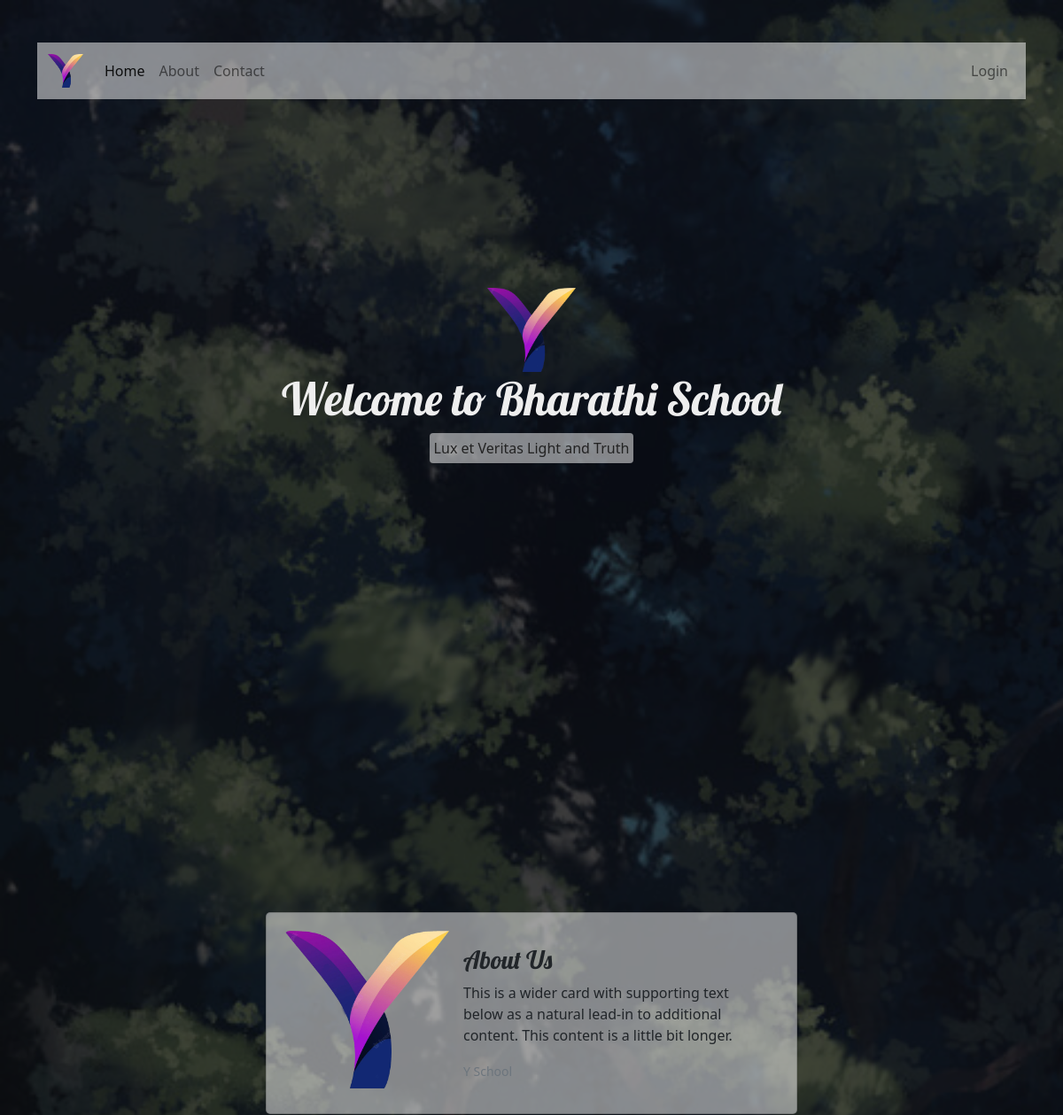
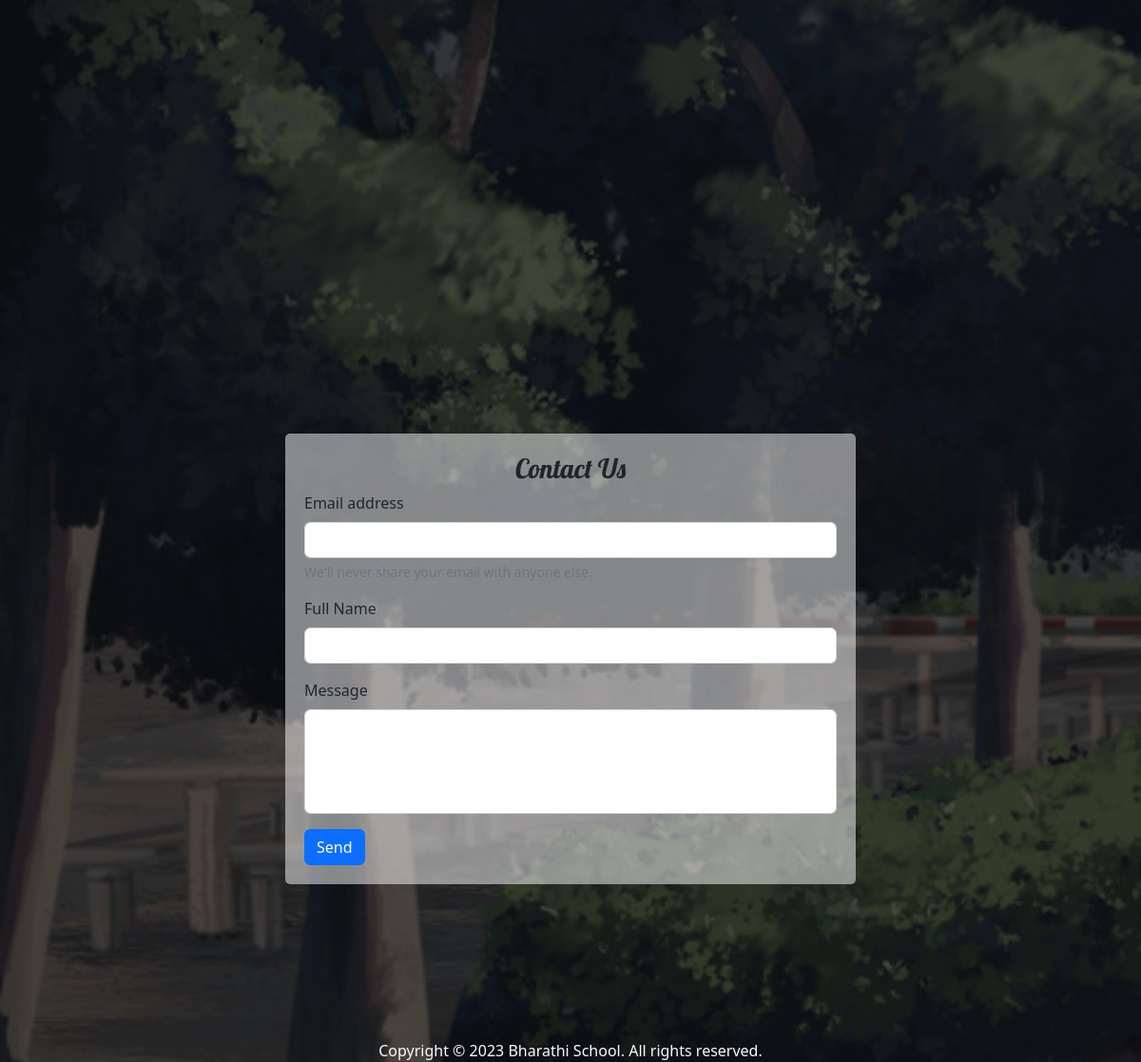
The page / on the database its author committed (2 pictures, top to bottom).
### tables this page shows
CREATE TABLE `setting` (
  `id` int(11) NOT NULL,
  `current_year` int(11) NOT NULL,
  `current_semester` varchar(11) NOT NULL,
  `school_name` varchar(100) NOT NULL,
  `slogan` varchar(300) NOT NULL,
  `about` text NOT NULL
);

### data/setting.php (called while the page is built)
<?php
function getSetting($conn){
   $sql = "SELECT * FROM setting";
   $stmt = $conn->prepare($sql);
   $stmt->execute();
   if ($stmt->rowCount() == 1) {
     $settings = $stmt->fetch();
     return $settings;
   }else {
    return 0;
   }
}

### index.php (the view, shortened to what this page needs)
<?php
include "DB_connection.php";
include "data/setting.php";
$setting = getSetting($conn);
if ($setting != 0) {
 ?>
<!DOCTYPE html>
<html lang="en">
<head>
	<link rel="stylesheet" href="https://cdn.jsdelivr.net/npm/bootstrap@5.2.0/dist/css/bootstrap.min.css">
	<link rel="stylesheet" href="css/style.css">
</head>
<body class="body-home">
    <div class="black-fill"><br /> <br />
    	<div class="container">
    	<nav class="navbar navbar-expand-lg bg-light"
    	     id="homeNav">
		  <div class="container-fluid">
		    <a class="navbar-brand" href="#">
		    	<img src="logo.png" width="40">
		    </a>
		    <div class="collapse navbar-collapse" id="navbarSupportedContent">
		      <ul class="navbar-nav me-auto mb-2 mb-lg-0">
		        <li class="nav-item">
		          <a class="nav-link active" aria-current="page" href="#">Home</a>
		        </li>
		        <li class="nav-item">
		          <a class="nav-link" href="#about">About</a>
		        </li>
		        <li class="nav-item">
		          <a class="nav-link" href="#contact">Contact</a>
		        </li>
		      </ul>
		      <ul class="navbar-nav me-right mb-2 mb-lg-0">
		      	<li class="nav-item">
		          <a class="nav-link" href="login.php">Login</a>
		        </li>
		      </ul>
		  </div>
		    </div>
		</nav>
        <section class="welcome-text d-flex justify-content-center align-items-center flex-column">
        	<img src="logo.png" >
        	<h4>Welcome to <?=$setting['school_name']?></h4>
        	<p><?=$setting['slogan']?></p>
        </section>
        <section id="about"
                 class="d-flex justify-content-center align-items-center flex-column">
        	<div class="card mb-3 card-1">
			  <div class="row g-0">
			    <div class="col-md-4">
			      <img src="logo.png" class="img-fluid rounded-start" >
			    </div>
			    <div class="col-md-8">
			      <div class="card-body">
			        <h5 class="card-title">About Us</h5>
			        <p class="card-text"><?=$setting['about']?></p>
			        <p class="card-text"><small class="text-muted">Y School</small></p>
			      </div>
			    </div>
			  </div>
			</div>
        </section>
        <section id="contact"
                 class="d-flex justify-content-center align-items-center flex-column">
        	<form method="post"
    	          action="req/contact.php">
        		<h3>Contact Us</h3>
			  <div class="mb-3">
			    <label for="exampleInputEmail1" class="form-label">Email address</label>
			    <input type="email" class="form-control" id="exampleInputEmail1" name="email" aria-describedby="emailHelp">
			    <div id="emailHelp" class="form-text">We'll never share your email with anyone else.</div>
			  </div>
			  <div class="mb-3">
			    <label class="form-label">Full Name</label>
			    <input type="text" name="full_name" class="form-control">
			  </div>
			  <div class="mb-3">
			    <label class="form-label">Message</label>
			    <textarea class="form-control"name="message" rows="4"></textarea>
			  </div>
			  <button type="submit" class="btn btn-primary">Send</button>
			</form>
        </section>
        <div class="text-center text-light">
        	Copyright &copy; <?=$setting['current_year']?> <?=$setting['school_name']?>. All rights reserved.
        </div>
    	</div>
    </div>
</body>
</html>
<?php }else {
	header("Location: login.php");
	exit;
}  ?>

### css/style.css (style rules this page uses)
.body-home, .body-login { background: url(../img/bg.jpg); background-size: cover; background-attachment: fixed; }
.black-fill { background: rgba(0,0,0, 0.7); min-height: 100vh; }
#homeNav { background: rgba(255,255,255, 0.5) !important; }
.welcome-text { min-height: 80vh; }
.welcome-text img { width: 100px; }
.welcome-text h4 { color: #eee; font-size: 51px; font-family: 'Lobster', cursive; }
.welcome-text p { color: #222; background: rgba(255,255,255, 0.5); padding: 5px; border-radius: 4px; }
#about { min-height: 100vh; }
#about .card-1 { max-width: 600px; width: 90%; background: rgba(255,255,255, 0.5); padding: 20px; border-radius: 5px; }
#about .card-1 h5 { font-family: 'Lobster', cursive; font-size: 28px; }
#contact { min-height: 100vh; }
#contact form { max-width: 600px; width: 90%; background: rgba(255,255,255, 0.5); padding: 20px; border-radius: 5px; }
#contact form h3 { text-align: center; font-family: 'Lobster', cursive; }
textarea { resize: none; }

### rows shown on the page
setting: school_name "Bharathi School", slogan "Lux et Veritas Light and Truth", about "This is a wider card with supporting text below as a natural lead-in to additional content. This content is a little bit longer.", current_year "2023"
